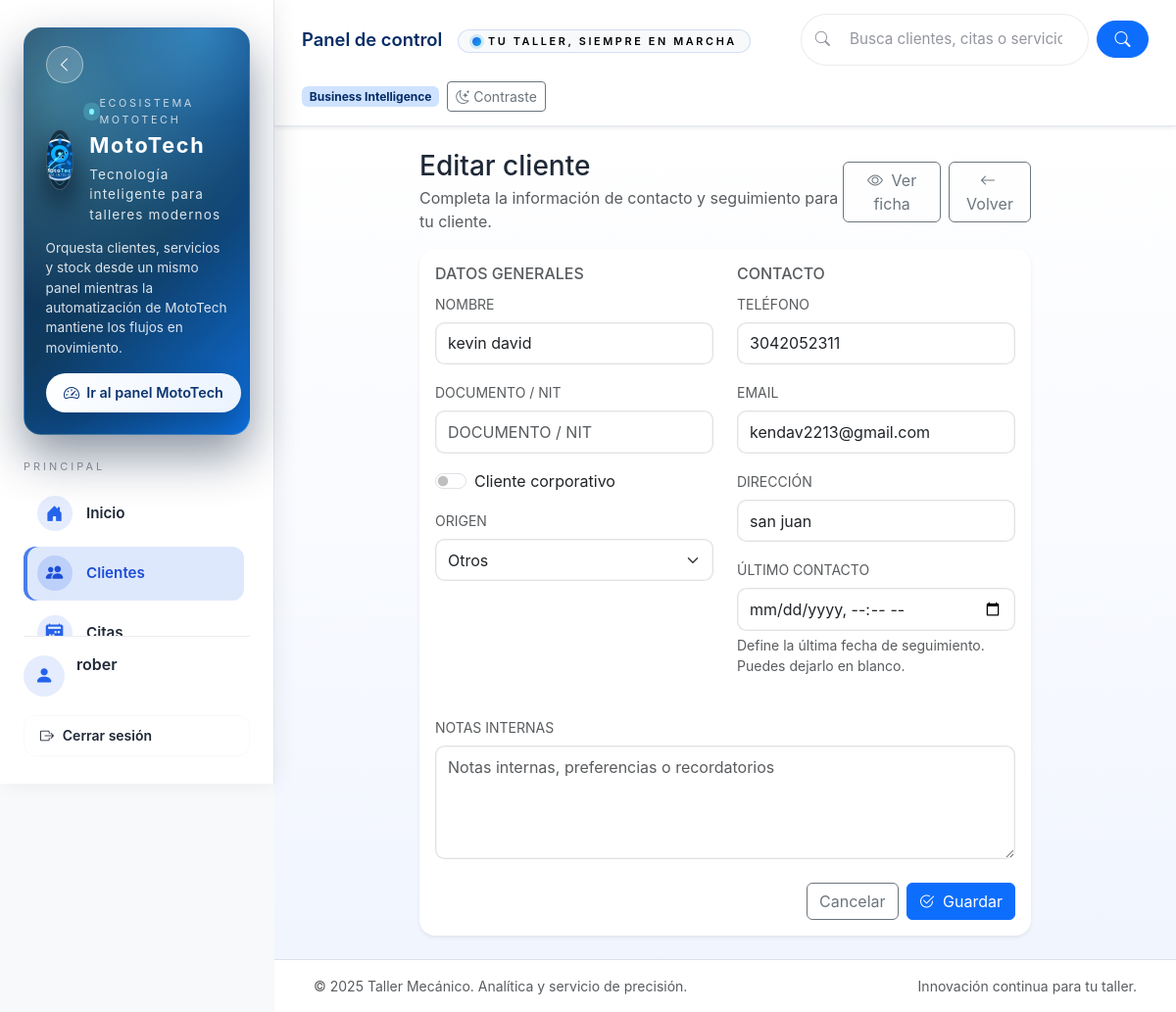
/clientes/1/editar/ (signed in), run on the app's committed database.
### clientes/models.py (models this page shows, shortened)
class Cliente(models.Model):
    class Origen(models.TextChoices):
        REFERIDO = "referido", "Referido"
        ONLINE = "online", "Canal digital"
        VISITA = "visita", "Visita espontanea"
        CORPORATIVO = "corporativo", "Convenio corporativo"
        OTROS = "otros", "Otros"
    nombre = models.CharField("Nombre", max_length=120, db_index=True)
    documento = models.CharField("Documento", max_length=30, blank=True, null=True, unique=True)
    telefono = models.CharField("Teléfono", max_length=25, blank=True)
    email = models.EmailField("Email", blank=True)
    direccion = models.CharField("Dirección", max_length=255, blank=True)
    origen = models.CharField("Origen", max_length=20, choices=Origen.choices, default=Origen.OTROS)
    es_empresa = models.BooleanField("Es empresa", default=False)
    notas = models.TextField("Notas", blank=True)
    puntos_saldo = models.PositiveIntegerField("Puntos disponibles", default=0)
    nivel = models.CharField("Nivel fidelización", max_length=30, blank=True)
    ultimo_contacto = models.DateTimeField("Ultimo contacto", blank=True, null=True)
    creado = models.DateTimeField(auto_now_add=True)
    actualizado = models.DateTimeField(auto_now=True)
    class Meta:
        verbose_name = "cliente"
        verbose_name_plural = "clientes"
        ordering = ["nombre"]
        indexes = [
            models.Index(fields=["nombre"]),
            models.Index(fields=["documento"]),
            models.Index(fields=["telefono"]),
            models.Index(fields=["email"]),
            models.Index(fields=["origen"]),
            models.Index(fields=["es_empresa"]),
            models.Index(fields=["puntos_saldo"]),
        ]
    def __str__(self) -> str:
        return self.nombre

### clientes/views.py (the view, shortened to what this page needs)
# urls.py: path("<int:pk>/editar/", ClienteUpdateView.as_view(), name="edit"),
class ClienteUpdateView(LoginRequiredMixin, UpdateView):
    model = Cliente
    form_class = ClienteForm
    template_name = "clientes/form.html"

### clientes/templates/clientes/form.html (shortened to what this page needs)
{% extends "base.html" %}
{% block content %}
<div class="row justify-content-center">
  <div class="col-xl-9 col-lg-10">
    <div class="d-flex justify-content-between align-items-center mb-3">
      <div>
        <h1 class="h3 mb-1">
          {% if view.object %}Editar cliente{% else %}Nuevo cliente{% endif %}
        </h1>
        <p class="text-muted mb-0">Completa la información de contacto y seguimiento para tu cliente.</p>
      </div>
      <div class="d-flex gap-2">
        {% if view.object %}
          <a class="btn btn-outline-secondary" href="{% url 'clientes:detail' view.object.pk %}">
            <i class="bi bi-eye me-1"></i> Ver ficha
          </a>
        {% endif %}
        <a class="btn btn-outline-secondary" href="{% url 'clientes:list' %}">
          <i class="bi bi-arrow-left me-1"></i> Volver
        </a>
      </div>
    </div>
    <div class="card border-0 shadow-sm">
      <div class="card-body">
        <form method="post" novalidate>
          <div class="row g-4">
            <div class="col-lg-6">
              <h2 class="h6 text-uppercase text-muted mb-2">Datos generales</h2>
              <div class="mb-3">
                <label class="form-label text-muted text-uppercase small" for="{{ form.nombre.id_for_label }}">Nombre</label>
                {{ form.nombre }}
              </div>
              <div class="mb-3">
                <label class="form-label text-muted text-uppercase small" for="{{ form.documento.id_for_label }}">Documento / NIT</label>
                {{ form.documento }}
              </div>
              <div class="mb-3 form-check form-switch">
                {{ form.es_empresa }}
                <label class="form-check-label" for="{{ form.es_empresa.id_for_label }}">Cliente corporativo</label>
              </div>
              <div class="mb-3">
                <label class="form-label text-muted text-uppercase small" for="{{ form.origen.id_for_label }}">Origen</label>
                {{ form.origen }}
              </div>
            </div>
            <div class="col-lg-6">
              <h2 class="h6 text-uppercase text-muted mb-2">Contacto</h2>
              <div class="mb-3">
                <label class="form-label text-muted text-uppercase small" for="{{ form.telefono.id_for_label }}">Teléfono</label>
                {{ form.telefono }}
              </div>
              <div class="mb-3">
                <label class="form-label text-muted text-uppercase small" for="{{ form.email.id_for_label }}">Email</label>
                {{ form.email }}
              </div>
              <div class="mb-3">
                <label class="form-label text-muted text-uppercase small" for="{{ form.direccion.id_for_label }}">Dirección</label>
                {{ form.direccion }}
              </div>
              <div class="mb-3">
                <label class="form-label text-muted text-uppercase small" for="{{ form.ultimo_contacto.id_for_label }}">Último contacto</label>
                {{ form.ultimo_contacto }}
                <div class="form-text">Define la última fecha de seguimiento. Puedes dejarlo en blanco.</div>
              </div>
            </div>
            <div class="col-12">
              <label class="form-label text-muted text-uppercase small" for="{{ form.notas.id_for_label }}">Notas internas</label>
              {{ form.notas }}
            </div>
          </div>
          <div class="d-flex justify-content-end gap-2 mt-4">
            <a class="btn btn-outline-secondary" href="{% url 'clientes:list' %}">Cancelar</a>
            <button class="btn btn-primary" type="submit">
              <i class="bi bi-check2-circle me-1"></i> Guardar
            </button>
          </div>
        </form>
      </div>
    </div>
  </div>
</div>
{% endblock %}

### templates/base.html (shortened to what this page needs)
{% load static %}
<!doctype html>
<html lang="es" data-bs-theme="light">
<head>
  <link href="https://cdn.jsdelivr.net/npm/bootstrap@5.3.3/dist/css/bootstrap.min.css" rel="stylesheet">
  <link href="https://cdn.jsdelivr.net/npm/bootstrap-icons@1.11.3/font/bootstrap-icons.css" rel="stylesheet">
  <link rel="stylesheet" href="https://cdn.datatables.net/1.13.8/css/dataTables.bootstrap5.min.css">
  <link rel="stylesheet" href="{% static 'css/dashboard.css' %}?v=20241017">
</head>
<body class="app-body bg-body-tertiary">
<div class="app-shell d-flex min-vh-100">
  <aside class="app-sidebar" data-app-sidebar>
    <div class="sidebar-inner d-flex flex-column h-100">
      <div class="sidebar-hero">
        <div class="hero-row">
          <div class="hero-brand d-flex align-items-center gap-3">
            <div class="hero-logo d-inline-flex align-items-center justify-content-center rounded-circle">
              <img src="{% static 'img/logo.svg' %}" alt="Logo MotoTech" class="hero-logo-img" width="48" height="48" loading="lazy">
            </div>
            <div class="hero-copy">
              <span class="hero-pill">Ecosistema MotoTech</span>
              <span class="hero-title fw-bold">MotoTech</span>
              <small class="hero-slogan">Tecnolog&iacute;a inteligente para talleres modernos</small>
            </div>
          </div>
          <button type="button" class="hero-toggle btn btn-outline-light rounded-circle d-none d-lg-inline-flex" data-sidebar-toggle="desktop" aria-label="Contraer men&uacute;">
          </button>
        </div>
        <p class="hero-description">Orquesta clientes, servicios y stock desde un mismo panel mientras la automatizaci&oacute;n de MotoTech mantiene los flujos en movimiento.</p>
        <a class="hero-cta" href="{% url 'dashboard:overview' %}"><i class="bi bi-speedometer2" aria-hidden="true"></i><span>Ir al panel MotoTech</span></a>
      </div>
      <div class="sidebar-scroll flex-grow-1 mt-4">
        {% with current_ns=request.resolver_match.namespace %}
        <div class="sidebar-section">
          <p class="sidebar-section__title link-text">Principal</p>
          <nav class="sidebar-nav">
            <a class="sidebar-link{% if current_ns == 'dashboard' %} active{% endif %}" href="{% url 'dashboard:overview' %}" data-bs-toggle="tooltip" data-bs-placement="right" title="Inicio">
              <i class="bi bi-house-door-fill"></i><span class="link-text">Inicio</span>
            </a>
            <a class="sidebar-link{% if current_ns == 'clientes' %} active{% endif %}" href="{% url 'clientes:list' %}" data-bs-toggle="tooltip" data-bs-placement="right" title="Clientes">
              <i class="bi bi-people-fill"></i><span class="link-text">Clientes</span>
            </a>
            <a class="sidebar-link{% if current_ns == 'citas' %} active{% endif %}" href="{% url 'citas:list' %}" data-bs-toggle="tooltip" data-bs-placement="right" title="Citas">
              <i class="bi bi-calendar2-week-fill"></i><span class="link-text">Citas</span>
            </a>
          </nav>
        </div>
        {% endwith %}
      </div>
      <div class="sidebar-footer mt-auto pt-3">
        {% if user.is_authenticated %}
          <div class="sidebar-user mb-3">
            <div class="user-avatar d-inline-flex align-items-center justify-content-center rounded-circle">
              <i class="bi bi-person-fill"></i>
            </div>
            <div>
              <span class="d-block fw-semibold link-text">{{ user.get_full_name|default:user.username }}</span>
              <small class="text-white-50 link-text">Sesi&oacute;n activa</small>
            </div>
          </div>
          <a class="btn btn-outline-light w-100 btn-sm sidebar-action" href="{% url 'logout' %}" data-bs-toggle="tooltip" data-bs-placement="right" title="Cerrar sesi&oacute;n">
            <i class="bi bi-box-arrow-right"></i> <span class="link-text">Cerrar sesi&oacute;n</span>
          </a>
        {% else %}
          <a class="btn btn-light w-100 btn-sm sidebar-action" href="{% url 'login' %}" data-bs-toggle="tooltip" data-bs-placement="right" title="Iniciar sesi&oacute;n">
            <i class="bi bi-box-arrow-in-right"></i> <span class="link-text">Iniciar sesi&oacute;n</span>
          </a>
        {% endif %}
      </div>
    </div>
  </aside>
  <div class="app-main flex-grow-1 d-flex flex-column">
    <header class="app-topbar shadow-sm">
      <div class="topbar-left d-flex align-items-center gap-3 flex-wrap flex-lg-nowrap">
        <h1 class="page-title h5 mb-0 fw-semibold text-primary-emphasis">{% block page_title %}Panel de control{% endblock %}</h1>
        <span class="topbar-slogan badge text-bg-light text-uppercase fw-semibold"><span class="slogan-text">Tu taller, siempre en marcha</span></span>
      </div>
      <form class="header-search d-none d-lg-flex align-items-center gap-2" action="{% url 'dashboard:overview' %}" method="get">
        <div class="search-field d-flex align-items-center flex-grow-1">
          <i class="bi bi-search"></i>
          <input type="text" class="form-control" placeholder="Busca clientes, citas o servicios..." name="q" value="{{ request.GET.q }}">
        </div>
        <button class="btn btn-primary" type="submit"><i class="bi bi-search"></i></button>
      </form>
      <div class="topbar-right d-flex align-items-center gap-2 flex-wrap justify-content-end">
        {% block topbar_meta %}
          <span class="badge bg-primary-subtle text-primary-emphasis d-none d-md-inline">Business Intelligence</span>
        {% endblock %}
        <button id="toggleSectionContrast" type="button" class="btn btn-outline-secondary btn-sm ms-auto ms-md-0">
        </button>
      </div>
    </header>
    <main class="app-content flex-grow-1 py-4" data-app-main>
      <div class="container-fluid">
        {% block content %}{% endblock %}
      </div>
    </main>
    <footer class="app-footer border-top py-3">
      <div class="container-fluid d-flex flex-wrap justify-content-between align-items-center gap-2 small text-muted">
        <span>&copy; {% now "Y" %} Taller Mec&aacute;nico. Anal&iacute;tica y servicio de precisi&oacute;n.</span>
        <span>Innovaci&oacute;n continua para tu taller.</span>
      </div>
    </footer>
  </div>
</div>
<div class="toast-container position-fixed top-0 end-0 p-3" id="appToastContainer" aria-live="polite" aria-atomic="true"></div>
</body>
</html>

### data on the page
Cliente: nombre "kevin david", origen "Otros", telefono "3042052311", email "kendav2213@gmail.com", direccion "san juan"

### other printed values
{{ user.get_full_name|default:user.username }} "rober"
